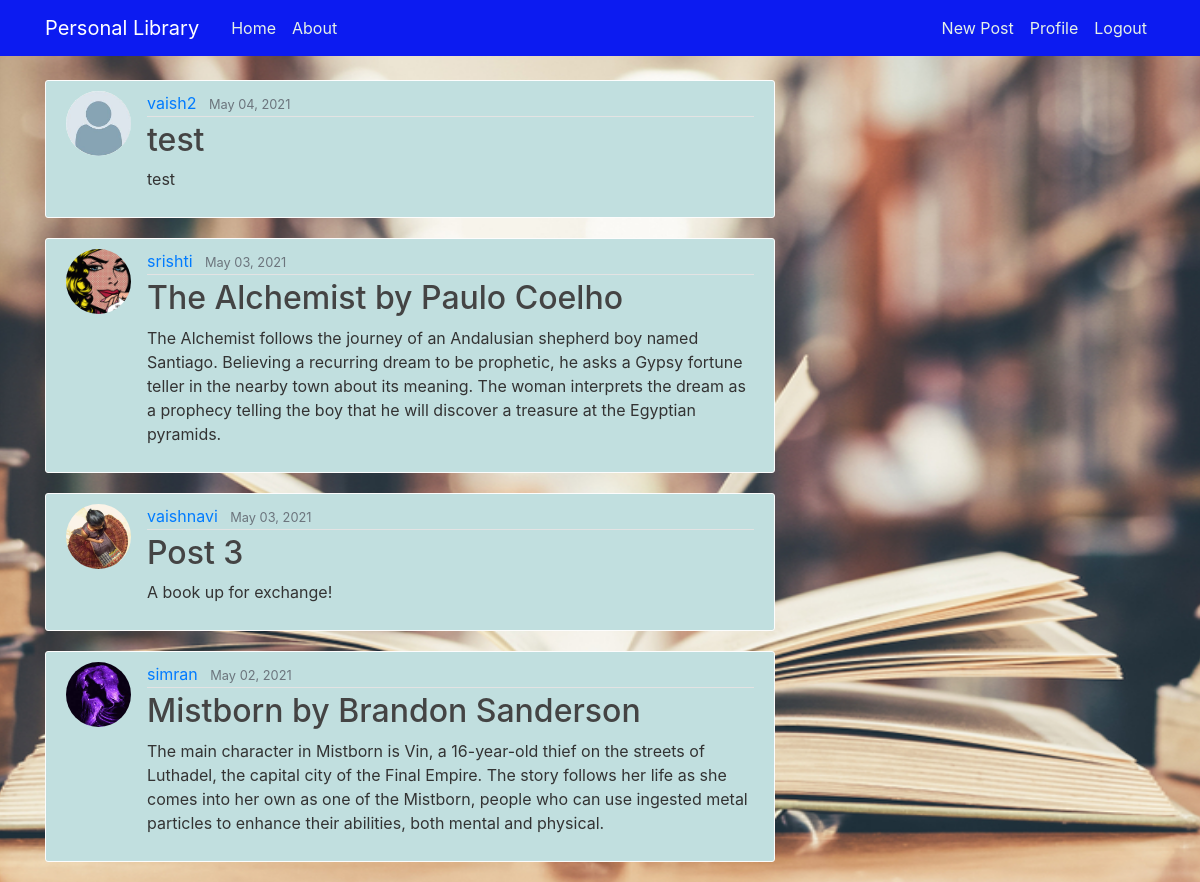
/ (signed in), run on the app's committed database.
### library/models.py (models this page shows, shortened)
class Post(models.Model):
    title = models.CharField(max_length=100, help_text="Please enter the NAME of the book and its AUTHOR!")
    content = models.TextField(max_length=1000, help_text="Enter a SUMMARY for the book!")
    date_posted = models.DateTimeField(default=timezone.now)
    author = models.ForeignKey(User, on_delete=models.CASCADE)
    book_img = models.ImageField(default='default_book.jpg', upload_to='book_images')

### users/models.py (models this page shows, shortened)
class Profile(models.Model):
    user = models.OneToOneField(User, on_delete=models.CASCADE)
    image = models.ImageField(default='default.jpg',upload_to='profile_pics')

### library/views.py (the view)
# urls.py: path('', PostListView.as_view(), name='library-home'),
class PostListView(ListView):
    model=Post
    template_name = 'library/home.html'
    context_object_name = 'posts'
    ordering = ['-date_posted']

### library/templates/library/home.html
{% extends "library/base.html" %}
{% block content %}
    {% for post in posts %}
        <article class="media content-section">
          <img class="rounded-circle article-img" src="{{ post.author.profile.image.url }}">
          <div class="media-body">
            <div class="article-metadata">
              <a class="mr-2" href="#">{{ post.author }}</a>
              <small class="text-muted">{{ post.date_posted|date:"F d, Y"}}</small>
            </div>
            <h2><a class="article-title" href="{% url 'post-detail' post.id %}">{{ post.title }}</a></h2>
            <p class="article-content">{{ post.content }}</p>
          </div>
        </article>
    {% endfor %}
{% endblock content %}

### library/static/library/main.css (style rules this page uses)
body { background: #fafafa; color: #333333; margin-top: 5rem; }
h1, h2, h3, h4, h5, h6 { color: #444444; }
.content-section { background: #c1dfdf; padding: 10px 20px; border: 1px solid #fdfdfd; border-radius: 3px; margin-bottom: 20px; }
.article-title { color: #444444; }
.article-content { white-space: pre-line; }
.article-img { height: 65px; width: 65px; margin-right: 16px; }
.article-metadata { padding-bottom: 1px; margin-bottom: 4px; border-bottom: 1px solid #e3e3e3 }
#bg { background-repeat: no-repeat; background-size: 1800px 900px; background-position: top; background-attachment: fixed; }

### data on the page
Post: author.profile.image (placeholder picture), author "vaish2", date_posted "May 04, 2021", title "test", content "test"
Post: author.profile.image (picture), author "srishti", date_posted "May 03, 2021", title "The Alchemist by Paulo Coelho", content "The Alchemist follows the journey of an Andalusian shepherd boy named Santiago. Believing a recurring dream to be prophetic, he asks a Gypsy fortune teller in the nearby town about its meaning. The woman interprets the dream as a prophecy telling the boy that he will discover a treasure at the Egyptian pyramids."
Post: author.profile.image (picture), author "vaishnavi", date_posted "May 03, 2021", title "Post 3", content "A book up for exchange!"
Post: author.profile.image (picture), author "simran", date_posted "May 02, 2021", title "Mistborn by Brandon Sanderson", content "The main character in Mistborn is Vin, a 16-year-old thief on the streets of Luthadel, the capital city of the Final Empire. The story follows her life as she comes into her own as one of the Mistborn, people who can use ingested metal particles to enhance their abilities, both mental and physical."
